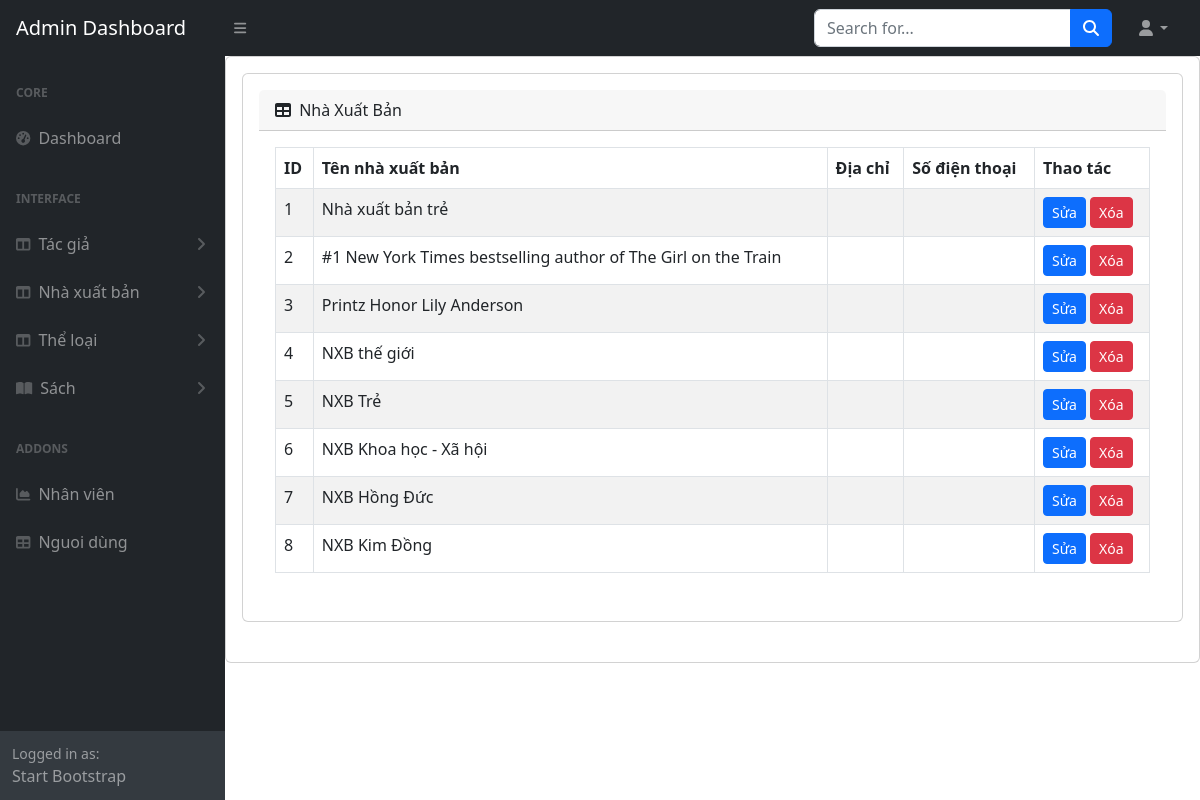
The app's page /admin/index.php?action=quanlynhaxuatban&query=xem (signed in) with its own data.
### tables this page shows
CREATE TABLE `nha_xuat_ban` (
  `ma_nha_xuat_ban` int(11) NOT NULL,
  `ten_nha_xuat_ban` varchar(100) DEFAULT NULL,
  `dia_chi` text DEFAULT NULL,
  `so_dien_thoai` varchar(20) DEFAULT NULL
);

### admin/modules/qlnhaxuatban/lietke.php (the view)
<?php
    $sql_lietke = "SELECT * FROM nha_xuat_ban";
    $query_lietke = mysqli_query($conn, $sql_lietke);
?>
<div class="card mb-4">
    <div class="card-body">
        <div class="card-header">
            <i class="fas fa-table me-1"></i>
            Nhà Xuất Bản
        </div>
        <div class="card-body">
            <table id="datatablesSimple" class="table table-striped table-hover table-bordered">
                <thead>
                    <tr>
                        <th>ID</th>
                        <th>Tên nhà xuất bản</th>
                        <th>Địa chỉ</th>
                        <th>Số điện thoại</th>
                        <th>Thao tác</th>
                    </tr>
                </thead>
                <tbody>
                    <?php
                        $i = 0;
                        while($row = mysqli_fetch_array($query_lietke)){
                            $i++;
                        ?>
                        <tr>
                            <td><?php echo $i ; ?></td>
                            <td><?php echo $row['ten_nha_xuat_ban']?></td>
                            <td><?php echo $row['dia_chi']?></td>
                            <td><?php echo $row['so_dien_thoai']?></td>
                            <td>
                                <a class="btn btn-primary btn-sm" href="index.php?action=quanlynhaxuatban&query=sua&idnhaxuatban=<?php echo $row['ma_nha_xuat_ban'];?>">Sửa</a>
                                <a class="btn btn-danger btn-sm" href="modules/qlnhaxuatban/xuly.php?idnhaxuatban=<?php echo $row['ma_nha_xuat_ban'];?>">Xóa</a>
                            </td>
                        </tr>
                    <?php } ?>
                </tbody>
            </table>
        </div>
    </div>
</div>

### records on screen
nha_xuat_ban: ten_nha_xuat_ban "Nhà xuất bản trẻ"
nha_xuat_ban: ten_nha_xuat_ban "#1 New York Times bestselling author of The Girl on the Train"
nha_xuat_ban: ten_nha_xuat_ban "Printz Honor Lily Anderson"
nha_xuat_ban: ten_nha_xuat_ban "NXB thế giới"
nha_xuat_ban: ten_nha_xuat_ban "NXB Trẻ"
nha_xuat_ban: ten_nha_xuat_ban "NXB Khoa học - Xã hội"
nha_xuat_ban: ten_nha_xuat_ban "NXB Hồng Đức"
nha_xuat_ban: ten_nha_xuat_ban "NXB Kim Đồng"
